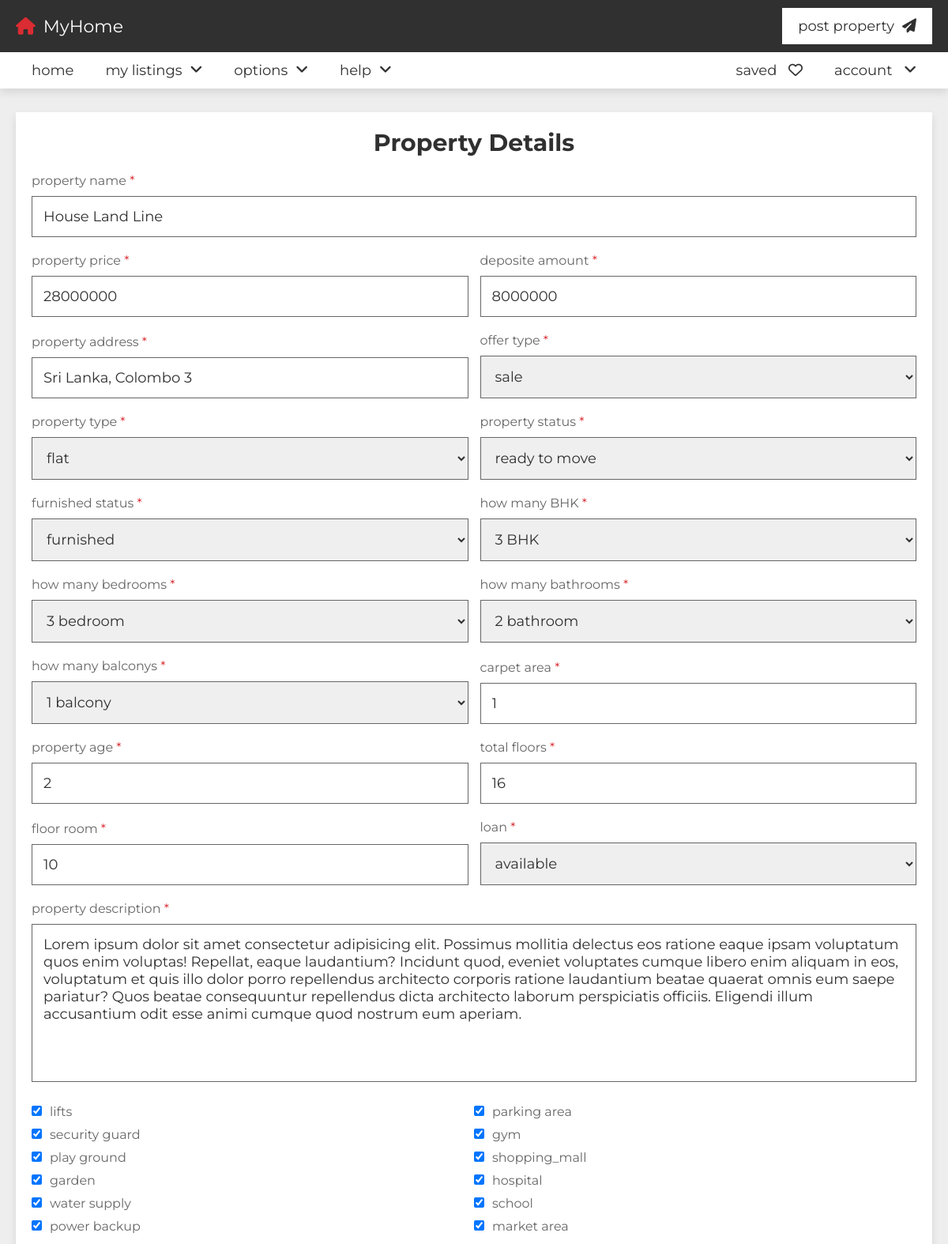
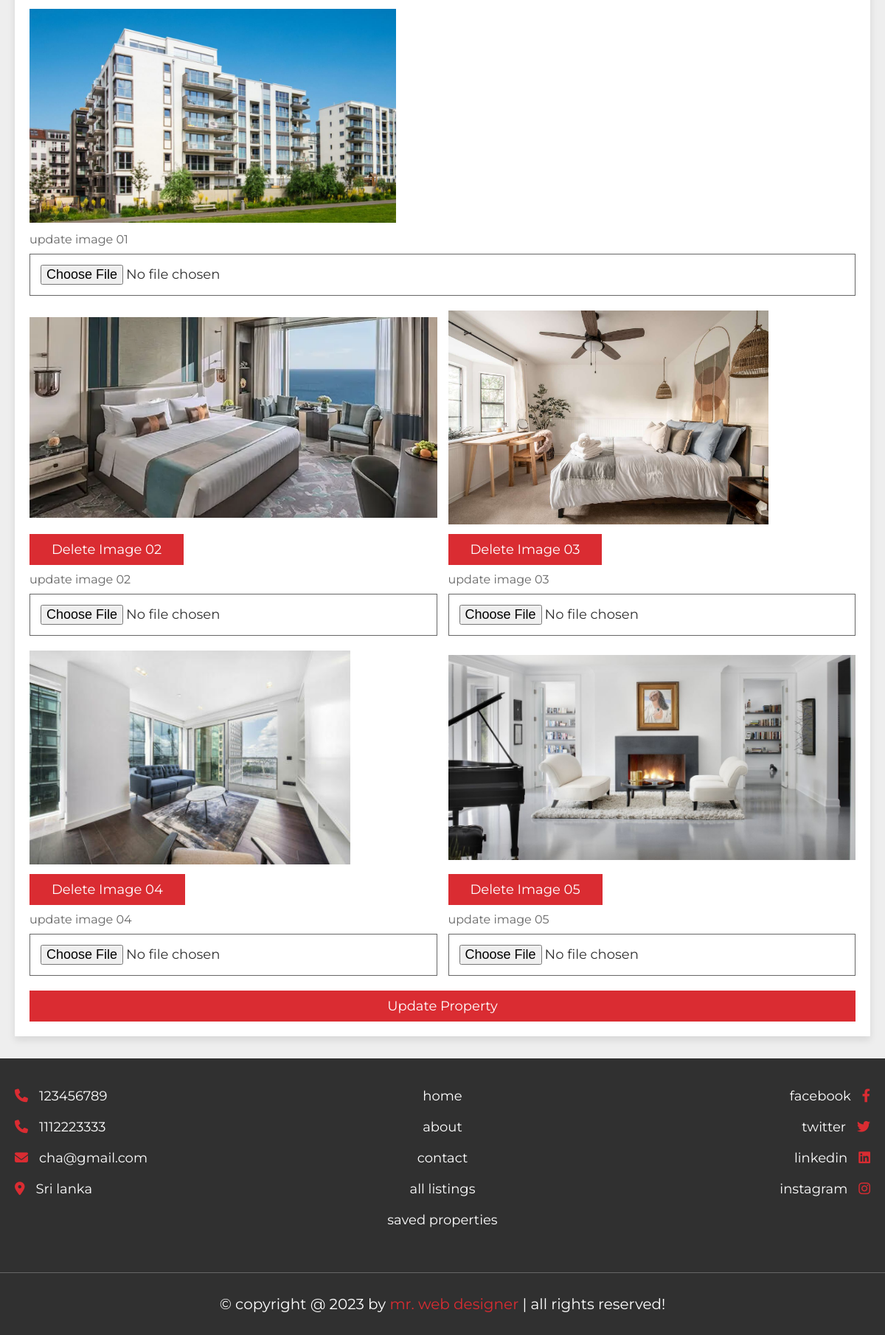
The app's page /update_property.php?get_id=2 (signed in) with its own data (2 pictures, top to bottom).
### tables this page shows
CREATE TABLE IF NOT EXISTS `property` (
  `id` int NOT NULL AUTO_INCREMENT,
  `user_id` varchar(20) NOT NULL,
  `property_name` varchar(50) NOT NULL,
  `address` varchar(100) NOT NULL,
  `price` varchar(10) NOT NULL,
  `type` varchar(10) NOT NULL,
  `offer` varchar(10) NOT NULL,
  `status` varchar(50) NOT NULL,
  `furnished` varchar(50) NOT NULL,
  `bhk` varchar(10) NOT NULL,
  `deposite` varchar(10) NOT NULL,
  `bedroom` varchar(10) NOT NULL,
  `bathroom` varchar(10) NOT NULL,
  `balcony` varchar(10) NOT NULL,
  `carpet` varchar(10) NOT NULL,
  `age` varchar(2) NOT NULL,
  `total_floors` varchar(2) NOT NULL,
  `room_floor` varchar(2) NOT NULL,
  `loan` varchar(50) NOT NULL,
  `lift` varchar(3) NOT NULL DEFAULT 'no',
  `security_guard` varchar(3) NOT NULL DEFAULT 'no',
  `play_ground` varchar(3) NOT NULL DEFAULT 'no',
  `garden` varchar(3) NOT NULL DEFAULT 'no',
  `water_supply` varchar(3) NOT NULL DEFAULT 'no',
  `power_backup` varchar(3) NOT NULL DEFAULT 'no',
  `parking_area` varchar(3) NOT NULL DEFAULT 'no',
  `gym` varchar(3) NOT NULL DEFAULT 'no',
  `shopping_mall` varchar(3) NOT NULL DEFAULT 'no',
  `hospital` varchar(3) NOT NULL DEFAULT 'no',
  `school` varchar(3) NOT NULL DEFAULT 'no',
  `market_area` varchar(3) NOT NULL DEFAULT 'no',
  `image_01` varchar(50) NOT NULL,
  `image_02` varchar(50) NOT NULL,
  `image_03` varchar(50) NOT NULL,
  `image_04` varchar(50) NOT NULL,
  `image_05` varchar(50) NOT NULL,
  `description` varchar(1000) NOT NULL,
  `date` date NOT NULL,
  PRIMARY KEY (`id`)
);

### update_property.php (the view, shortened to what this page needs)
<?php
include 'components/connect.php';
if(isset($_GET['get_id'])){
   $get_id = $_GET['get_id'];
}else{
   $get_id = '';
   header('location:index.php');
}
?>
<!DOCTYPE html>
<html lang="en">
<head>
   <link rel="stylesheet" href="https://cdnjs.cloudflare.com/ajax/libs/font-awesome/6.2.0/css/all.min.css">
   <link rel="stylesheet" href="css/style.css">
</head>
<body>
<?php include 'components/user_header.php'; ?>
<section class="property-form">
   <?php
      $select_properties = $conn->prepare("SELECT * FROM `property` WHERE id = ? ORDER BY date DESC LIMIT 1");
      $select_properties->execute([$get_id]);
      if($select_properties->rowCount() > 0){
         while($fetch_property = $select_properties->fetch(PDO::FETCH_ASSOC)){
   ?>
   <form action="" method="POST" enctype="multipart/form-data">
      <h3>property details</h3>
      <div class="box">
         <p>property name <span>*</span></p>
         <input type="text" name="property_name" required maxlength="50" placeholder="enter property name" value="<?= $fetch_property['property_name']; ?>" class="input">
      </div>
      <div class="flex">
         <div class="box">
            <p>property price <span>*</span></p>
            <input type="number" name="price" required min="0" max="9999999999" maxlength="10" value="<?= $fetch_property['price']; ?>" placeholder="enter property price" class="input">
         </div>
         <div class="box">
            <p>deposite amount <span>*</span></p>
            <input type="number" name="deposite" required min="0" max="9999999999" value="<?= $fetch_property['deposite']; ?>" maxlength="10" placeholder="enter deposite amount" class="input">
         </div>
         <div class="box">
            <p>property address <span>*</span></p>
            <input type="text" name="address" required maxlength="100" placeholder="enter property full address" class="input" value="<?= $fetch_property['address']; ?>">
         </div>
         <div class="box">
            <p>offer type <span>*</span></p>
            <select name="offer" required class="input">
               <option value="<?= $fetch_property['offer']; ?>" selected><?= $fetch_property['offer']; ?></option>
            </select>
         </div>
         <div class="box">
            <p>property type <span>*</span></p>
            <select name="type" required class="input">
               <option value="<?= $fetch_property['type']; ?>" selected><?= $fetch_property['type']; ?></option>
            </select>
         </div>
         <div class="box">
            <p>property status <span>*</span></p>
            <select name="status" required class="input">
               <option value="<?= $fetch_property['status']; ?>" selected><?= $fetch_property['status']; ?></option>
            </select>
         </div>
         <div class="box">
            <p>furnished status <span>*</span></p>
            <select name="furnished" required class="input">
               <option value="<?= $fetch_property['furnished']; ?>" selected><?= $fetch_property['furnished']; ?></option>
            </select>
         </div>
         <div class="box">
            <p>how many BHK <span>*</span></p>
            <select name="bhk" required class="input">
               <option value="<?= $fetch_property['bhk']; ?>" selected><?= $fetch_property['bhk']; ?> BHK</option>
            </select>
         </div>
         <div class="box">
            <p>how many bedrooms <span>*</span></p>
            <select name="bedroom" required class="input">
               <option value="<?= $fetch_property['bedroom']; ?>" selected><?= $fetch_property['bedroom']; ?> bedroom</option>
            </select>
         </div>
         <div class="box">
            <p>how many bathrooms <span>*</span></p>
            <select name="bathroom" required class="input">
               <option value="<?= $fetch_property['bathroom']; ?>" selected><?= $fetch_property['bathroom']; ?> bathroom</option>
            </select>
         </div>
         <div class="box">
            <p>how many balconys <span>*</span></p>
            <select name="balcony" required class="input">
               <option value="<?= $fetch_property['balcony']; ?>" selected><?= $fetch_property['balcony']; ?> balcony</option>
            </select>
         </div>
         <div class="box">
            <p>carpet area <span>*</span></p>
            <input type="number" name="carpet" required min="1" max="9999999999" maxlength="10" placeholder="how many squarefits?" class="input" value="<?= $fetch_property['carpet']; ?>">
         </div>
         <div class="box">
            <p>property age <span>*</span></p>
            <input type="number" name="age" required min="0" max="99" maxlength="2" placeholder="how old is property?" class="input" value="<?= $fetch_property['age']; ?>">
         </div>
         <div class="box">
            <p>total floors <span>*</span></p>
            <input type="number" name="total_floors" required min="0" max="99" maxlength="2" placeholder="how floors available?" class="input" value="<?= $fetch_property['total_floors']; ?>">
         </div>
         <div class="box">
            <p>floor room <span>*</span></p>
            <input type="number" name="room_floor" required min="0" max="99" maxlength="2" placeholder="property floor number" class="input" value="<?= $fetch_property['room_floor']; ?>">
         </div>
         <div class="box">
            <p>loan <span>*</span></p>
            <select name="loan" required class="input">
               <option value="<?= $fetch_property['loan']; ?>" selected><?= $fetch_property['loan']; ?></option>
            </select>
         </div>
      </div>
      <div class="box">
         <p>property description <span>*</span></p>
         <textarea name="description" maxlength="1000" class="input" required cols="30" rows="10" placeholder="write about property..." ><?= $fetch_property['description']; ?></textarea>
      </div>
      <div class="checkbox">
         <div class="box">
            <p><input type="checkbox" name="lift" value="yes" <?php if($fetch_property['lift'] == 'yes'){echo 'checked'; } ?> />lifts</p>
            <p><input type="checkbox" name="security_guard" value="yes" <?php if($fetch_property['security_guard'] == 'yes'){echo 'checked'; } ?> />security guard</p>
            <p><input type="checkbox" name="play_ground" value="yes" <?php if($fetch_property['play_ground'] == 'yes'){echo 'checked'; } ?> />play ground</p>
            <p><input type="checkbox" name="garden" value="yes" <?php if($fetch_property['garden'] == 'yes'){echo 'checked'; } ?> />garden</p>
            <p><input type="checkbox" name="water_supply" value="yes" <?php if($fetch_property['water_supply'] == 'yes'){echo 'checked'; } ?> />water supply</p>
            <p><input type="checkbox" name="power_backup" value="yes" <?php if($fetch_property['power_backup'] == 'yes'){echo 'checked'; } ?> />power backup</p>
         </div>
         <div class="box">
            <p><input type="checkbox" name="parking_area" value="yes" <?php if($fetch_property['parking_area'] == 'yes'){echo 'checked'; } ?> />parking area</p>
            <p><input type="checkbox" name="gym" value="yes" <?php if($fetch_property['gym'] == 'yes'){echo 'checked'; } ?> />gym</p>
            <p><input type="checkbox" name="shopping_mall" value="yes" <?php if($fetch_property['shopping_mall'] == 'yes'){echo 'checked'; } ?> />shopping_mall</p>
            <p><input type="checkbox" name="hospital" value="yes" <?php if($fetch_property['hospital'] == 'yes'){echo 'checked'; } ?> />hospital</p>
            <p><input type="checkbox" name="school" value="yes" <?php if($fetch_property['school'] == 'yes'){echo 'checked'; } ?> />school</p>
            <p><input type="checkbox" name="market_area" value="yes" <?php if($fetch_property['market_area'] == 'yes'){echo 'checked'; } ?> />market area</p>
         </div>
      </div>
      <div class="box">
         <img src="uploaded_files/<?= $fetch_property['image_01']; ?>" class="image" alt="">
         <p>update image 01</p>
         <input type="file" name="image_01" class="input" accept="image/*">
      </div>
      <div class="flex">
         <div class="box">
            <?php if(!empty($fetch_property['image_02'])){ ?>
            <img src="uploaded_files/<?= $fetch_property['image_02']; ?>" class="image" alt="">
            <input type="submit" value="delete image 02" name="delete_image_02" class="inline-btn" onclick="return confirm('delete image 02');">
            <?php } ?>
            <p>update image 02</p>
            <input type="file" name="image_02" class="input" accept="image/*">
         </div>
         <div class="box">
            <?php if(!empty($fetch_property['image_03'])){ ?>
            <img src="uploaded_files/<?= $fetch_property['image_03']; ?>" class="image" alt="">
            <input type="submit" value="delete image 03" name="delete_image_03" class="inline-btn" onclick="return confirm('delete image 03');">
            <?php } ?>
            <p>update image 03</p>
            <input type="file" name="image_03" class="input" accept="image/*">
         </div>
         <div class="box">
            <?php if(!empty($fetch_property['image_04'])){ ?>
            <img src="uploaded_files/<?= $fetch_property['image_04']; ?>" class="image" alt="">
            <input type="submit" value="delete image 04" name="delete_image_04" class="inline-btn" onclick="return confirm('delete image 04');">
            <?php } ?>
            <p>update image 04</p>
            <input type="file" name="image_04" class="input" accept="image/*">
         </div>
         <div class="box">
            <?php if(!empty($fetch_property['image_05'])){ ?>
            <img src="uploaded_files/<?= $fetch_property['image_05']; ?>" class="image" alt="">
            <input type="submit" value="delete image 05" name="delete_image_05" class="inline-btn" onclick="return confirm('delete image 05');">
            <?php } ?>
            <p>update image 05</p>
            <input type="file" name="image_05" class="input" accept="image/*">
         </div>
      </div>
      <input type="submit" value="update property" class="btn" name="update">
   </form>
   <?php
      }
   }else{
      echo '<p class="empty">property not found! <a href="post_property.php" style="margin-top:1.5rem;" class="btn">add new</a></p>';
   }
   ?>
</section>
<?php include 'components/footer.php'; ?>
</body>
</html>

### css/style.css (style rules this page uses)
:root { --main-color:#DA2C32; --light-color:#666; --light-bg:#eee; --white:#fff; --black:#303030; --border:.1rem solid var(--light-color); --box-shodow:0 .5rem 1rem rgba(0,0,0,.1); }
* { font-family: 'Montserrat', sans-serif; margin: 0; padding: 0; box-sizing: border-box; outline: none; border: none; text-decoration: none; }
html { font-size: 62.5%; overflow-x: hidden; scroll-behavior: smooth; scroll-padding-top: 10rem; }
body { background-color: var(--light-bg); }
section { padding: 3rem 2rem; max-width: 1200px; margin: 0 auto; }
.btn, .inline-btn { margin-top: 1rem; padding: 1rem 3rem; background-color: var(--main-color); color: var(--white); cursor: pointer; text-align: center; font-size: 1.8rem; text-transform: capitalize; }
.btn { display: block; width: 100%; }
.inline-btn { display: inline-block; }
.property-form form { background-color: var(--white); padding: 2rem; box-shadow: var(--box-shodow); }
.property-form form h3 { font-size: 3rem; text-align: center; padding-bottom: 1rem; color: var(--black); text-transform: capitalize; }
.property-form form .flex { display: flex; flex-wrap: wrap; column-gap: 1.5rem; justify-content: space-between; align-items: flex-end; }
.property-form form .box { flex: 1 1 40rem; }
.property-form form .box .input { width: 100%; border: var(--border); margin: 1rem 0; padding: 1.4rem; color: var(--black); font-size: 1.8rem; }
.property-form form textarea { height: 20rem; resize: none; }
.property-form form .box .input option[selected] { background-color: var(--black); color: var(--white); }
.property-form form .box .image { height: 30rem; width: 100%; object-fit: contain; padding-top: 1rem; object-position: left; }
.property-form form .box p { font-size: 1.6rem; color: var(--light-color); padding-top: 1rem; }
.property-form form .box p span { color: var(--main-color); }
.property-form form .checkbox { display: flex; justify-content: space-between; padding-bottom: 1rem; margin: .5rem 0; flex-wrap: wrap; }
.property-form form .checkbox .box { flex: 1 1 20rem; }
.property-form form .checkbox .box input { margin-right: 1rem; cursor: pointer; }

### records on screen
property: property_name "House Land Line", price "28000000", deposite "8000000", address "Sri Lanka, Colombo 3", offer "sale", type "flat", status "ready to move", furnished "furnished", bhk "3 BHK", bedroom "3 bedroom", bathroom "2 bathroom", balcony "1 balcony", carpet "1", age "2", total_floors "16", room_floor "10", loan "available", description "Lorem ipsum dolor sit amet consectetur adipisicing elit. Possimus mollitia delectus eos ratione eaque ipsam voluptatum quos enim voluptas! Repellat, eaque laudantium? Incidunt quod, eveniet voluptates cumque libero enim aliquam in eos, voluptatum et quis illo dolor porro repellendus architecto corporis ratione laudantium beatae quaerat omnis eum saepe pariatur? Quos beatae consequuntur repellendus dicta architecto laborum perspiciatis officiis. Eligendi illum accusantium odit esse animi cumque quod nostrum eum aperiam.", lift "☑", security_guard "☑", play_ground "☑", garden "☑", water_supply "☑", power_backup "☑", parking_area "☑", gym "☑", shopping_mall "☑", hospital "☑", school "☑", market_area "☑", image_01 (picture), image_02 (picture), image_03 (picture), image_04 (picture), image_05 (picture)
